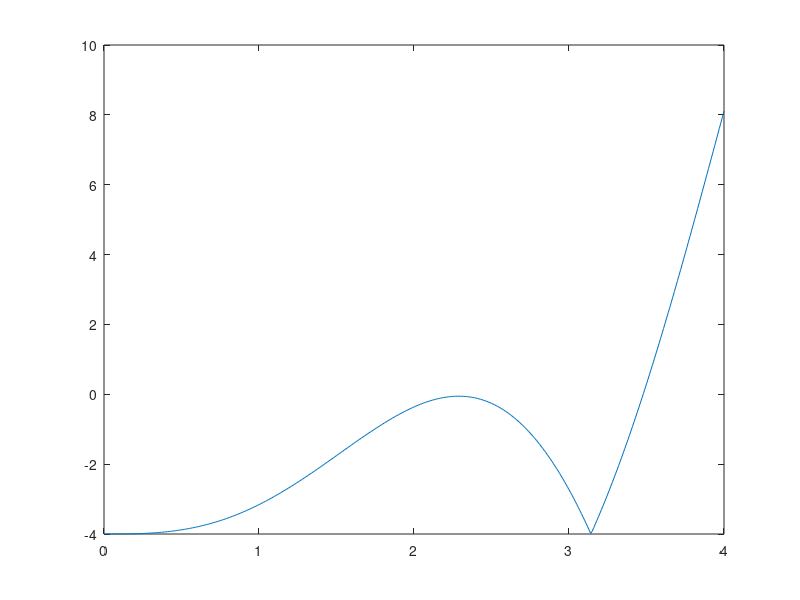

MATLAB code to generate this figure: (Note: this script raises an error after producing the figure.)
function problem1()

x = 0:0.01:4;
y = x.*x.*abs(sin(x)) - 4;

figure();
plot(x, y);

[ret, iterations] = secant1(3.6, 3.7);

fprintf('n:%d\t', iterations);
fprintf('p%d: %.6f\t', iterations, ret);
fprintf('|error|: %.6f\n', 10^-6);

[ret, iterations] = secant1(2.8, 2.9);

fprintf('n:%d\t', iterations);
fprintf('p%d: %.6f\t', iterations, ret);
fprintf('|error|: %.6f\n', 10^-6);

end

